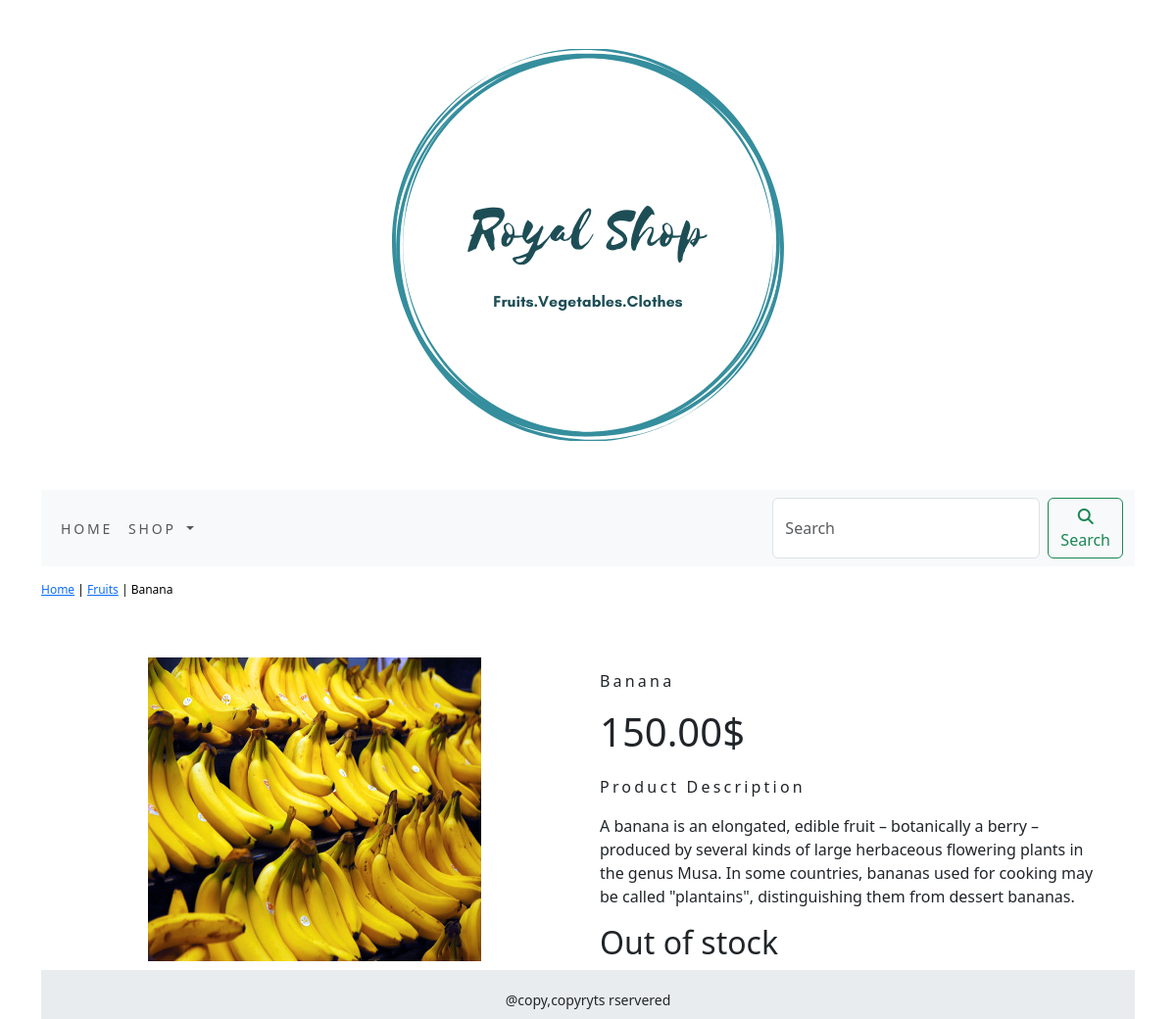
Screenshot of /fruits/banana/ with the database file from the repository.
### shopapp/models.py (models this page shows, shortened)
class Product(models.Model):
    name = models.CharField(max_length=250, unique=True)
    slug = models.SlugField(max_length=250, unique=True)
    description = models.TextField(blank=True)
    price = models.DecimalField(max_digits=10, decimal_places=2)
    category = models.ForeignKey(Category, on_delete=models.CASCADE)
    image = models.ImageField(upload_to='category', blank=True)
    stock = models.IntegerField()
    available = models.BooleanField(default=True)
    created = models.DateField(auto_now_add=True)
    updated = models.DateField(auto_now=True)
    class Meta:
        ordering = ('name',)
        verbose_name = 'product'
        verbose_name_plural = 'products'

class Category(models.Model):
    name = models.CharField(max_length=250, unique=True)
    slug = models.SlugField(max_length=250, unique=True)
    description = models.TextField(blank=True)
    image = models.ImageField(upload_to='category', blank=True)
    class Meta:
        ordering = ('name',)
        verbose_name = 'category'
        verbose_name_plural = 'categories'
    def get_url(self):
        return reverse('shopapp:product_by_category', args=[self.slug])
    def __str__(self):
        return '{}'.format(self.name)

### shopapp/views.py (the view)
# urls.py: path('<slug:c_slug>/<slug:product_slug>/', views.Prodetails, name='Prodetails'),
def Prodetails(request, c_slug, product_slug):
    try:
        products = Product.objects.get(category__slug=c_slug, slug=product_slug)
    except Exception as e:
        raise e
    return render(request, 'product.html', {'products': products})

### Cart/context_processors.py (called while the page is built)
def counter(request):
    item_count = 0
    if 'admin' in request.path:
        return {}
    else:
        try:
            cart = Cart.objects.filter(cart_id=_cart_id(request))
            car_items = CartItem.objects.all().filter(cart=cart[:1])
            for cart_item in car_items:
                item_count += cart_item.quantity
        except Cart.DoesNotExist:
            item_count = 0
    return dict(item_count=item_count)

### Cart/views.py (called while the page is built)
def _cart_id(request):
    cart = request.session.session_key
    if not cart:
        cart = request.session.create()
    return cart

### shopapp/context_processors.py (called while the page is built)
def menu_links(request):
    link=Category.objects.all()
    return dict(link=link)

### template/product.html (shortened to what this page needs)
{% extends 'base.html' %}
{% load static %}
{% block body %}
<div class="row my_class">
    <div class="mx_auto">
        <p><a href="{% url 'shopapp:AllProductCat' %}">Home</a> | <a href="{{products.category.grt.url}}">{{products.category}}</a> | {{products.name}}</p>
    </div>
</div>
<div class="container">
<br/>
<div class="row">
    <div class="col-12 col-sm-12 col-md-12 col-lg-6 text-center">
        <div style="min-width:18rem">
               <img src="{{products.image.url}}" alt={{products.name}} width="340" height="310">
        </div>
    </div>
    <div class="col-12 col-sm-12 col-md-12 col-lg-6">
        <h1 class="my_title">{{products.name}}</h1>
        <h1>{{products.price}}$</h1>
        <h2 class="my_title">Product Description</h2>
        <p class="text-justify my_text">{{products.description}}</p>
        {% if products.stock <= 0 %}
            <h2 class="text-justify my_text">Out of stock</h2>
        {% else %}
            <a class="btn btn-danger" href="{% url 'Cart:add_cart' products.id %}">Add To Cart</a>
        {% endif %}
    </div>
</div>
{% endblock %}

### static/css/custom.css (style rules this page uses)
.my_title { font-size: 16px; text_transform: uppercase; letter-spacing: .2em; }
.my_class { padding-top:15px; padding-bottom:20px; }
.my_class .mx_auto { color:#000; font-size:12px; text-decoration:none; }
.my_title { font-size:16px; text_transform:uppercase; letter-spacing:.2em; padding-top:15px; padding-bottom:10px; }
.my_text { padding-right:20px; }

### rows the page displays
Product: category "Fruits", name "Banana", image (picture), price "150.00", description "A banana is an elongated, edible fruit – botanically a berry – produced by several kinds of large herbaceous flowering plants in the genus Musa. In some countries, bananas used for cooking may be called \"plantains\", distinguishing them from dessert bananas."
